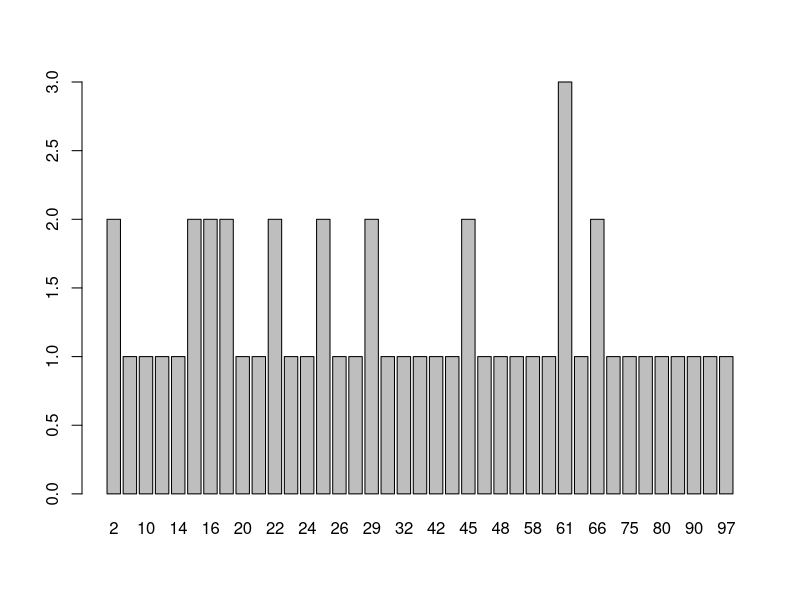
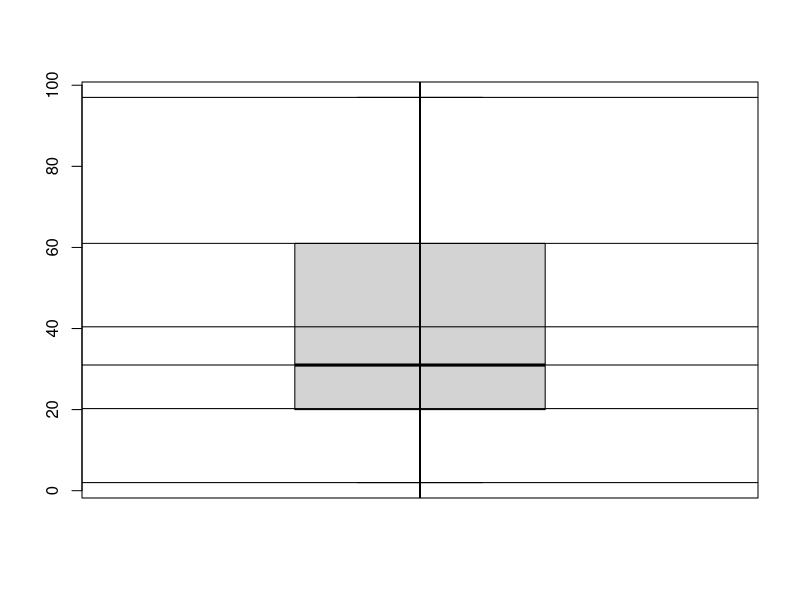
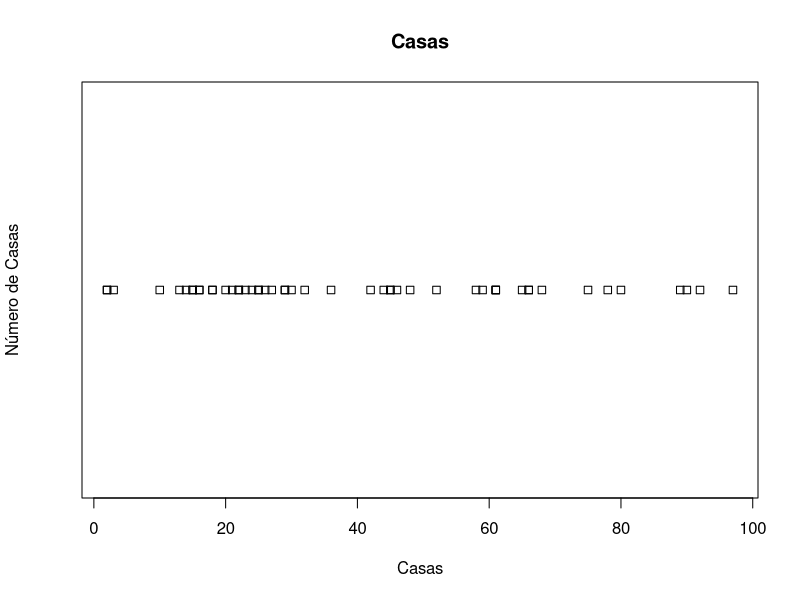
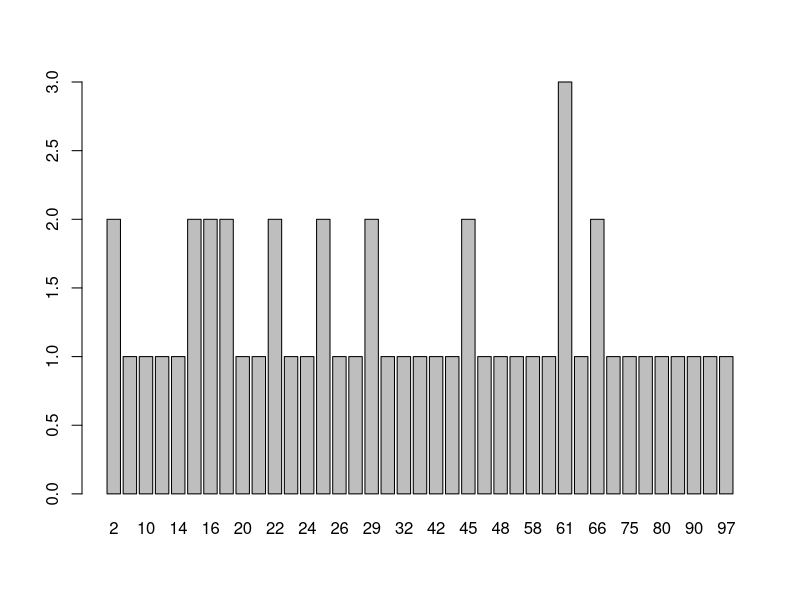
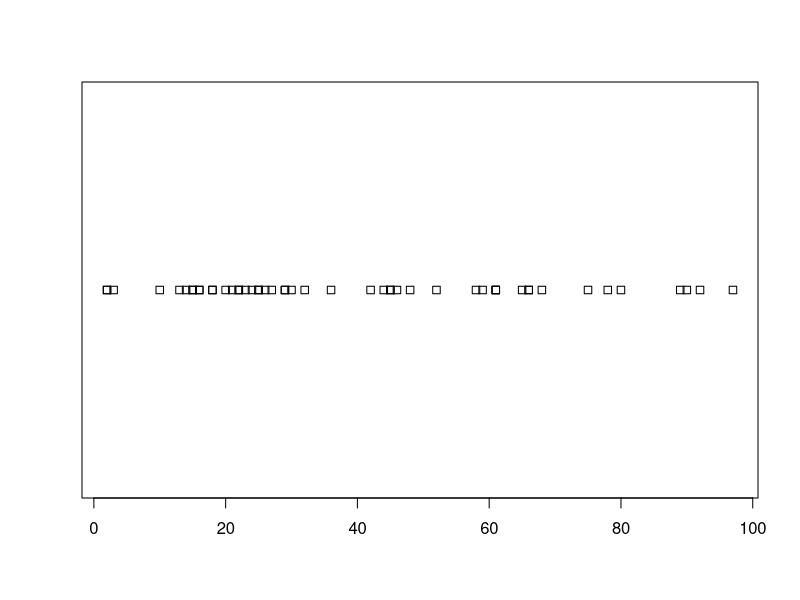

These charts were generated, in order, by the following R code: (Note: this script raises an error after producing the figures.)
# Instalando biblioteca readxl para importar para o R arquivos com extensão .xls ou .xlsx.
if (!("readxl") %in% installed.packages()) install.packages("readxl")

# Carregando a biblioteca
library(readxl)

#importar e vizualizar os dados
exercicio2 <- read_excel("dados/exercicio2.xls", skip = 1, col_names = "casas", col_types = c("numeric"))
View(exercicio2)

#Construir uma tabela de frequências
tabela <- c(exercicio2$casas)
tabfreq <- table (tabela)
tabfreq  

#tabela
#2  3 10 13 14 15 16 18 20 21 22 23 24 25 26 27 29 30 32 36 42 44 
#2  1  1  1  1  2  2  2  1  1  2  1  1  2  1  1  2  1  1  1  1  1 
#45 46 48 52 58 59 61 65 66 68 75 78 80 89 90 92 97 
#2  1  1  1  1  1  3  1  2  1  1  1  1  1  1  1  1 


# Print frequency table
barplot(tabfreq)

# transformando os dados em vetor
exercicio2[[1]] <- data.frame(exercicio2)
class (exercicio2)
data.frame(exercicio2)
v.exercicio2 <- c(data.frame(exercicio2)$casas)

print (exercicio2)
print (data.frame(exercicio2))

# criando a tabela de frequência
exercicio2.table <-table(v.exercicio2) 

# imprimindo a tabela de frequência
print (exercicio2.table)

#Calcular as medidas de posição 
#média
media <- mean(v.exercicio2$casas)
print(paste("Média das Casas:", media))
# 40.42

#mediana
mediana <-median(v.exercicio2$casas)
print(paste("Médiana das Casas:", mediana))
#"Mediana das Casas": 31

# Calcular  as medidas de dispersão
range(exercicio2)
#[1] 2  97

#Amplitude
amplitude = max(exercicio2) - min(exercicio2)
print(paste("Amplitude:", amplitude))
#[1] Ämplitude: 95"

#Variância
variancia = round(var(exercicio2), 4)
print(paste("Variância:", variancia))
#[1] "Variância: 680.0037""

#Desvio padrão
desviopadrao = round(sd(v.exercicio2$casas),4)
print (paste("Desvio Padrão:", desviopadrao)) 
#[1]"Desvio Padrão: 26.0768"

#Coeficiente de variação
cv = round(100*desviopadrao/media,4)
print(paste("Coeficiente de Variação:",cv))
#"Coeficiente de Variação:64.5148"

quartiz = round(quantile(v.exercicio2$casas, prob=c(.25,.5,.75)),2)
quartiz
#25%  50%  75% 
#2.57 2.60 2.63 

round(summary(v.exercicio2$casas) ,2)
#  Min. 1st Qu.  Median    Mean 3rd Qu.    Max. 
#2.00   20.25   31.00   40.42   61.00   97.00 

#Gráfico
boxplot(exercicio2$casas)

abline(a = media, b = 0L, h = NULL, v = T)
abline(a = mediana, b = 0L, h = NULL, v = T)
abline(a = min(exercicio2), b = 0L, h = NULL, v = T)
abline(a = max(exercicio2), b = 0L, h = NULL, v = T)
abline(a = quartiz[1], b = 0L, h = NULL, v = T)
abline(a = quartiz[3], b = 0L, h = NULL, v = T)

#Outro gráfico
plot(exercicio2$casas, main = "Casas",
     xlab = "Casas",
     ylab = "Número de Casas")
barplot(table(exercicio2$casas))

plot(exercicio2$casas)
hist(exercicio2$casas)
lines(exercicio2$casas)

stripchart(exercicio2$casas, vertical = T)

